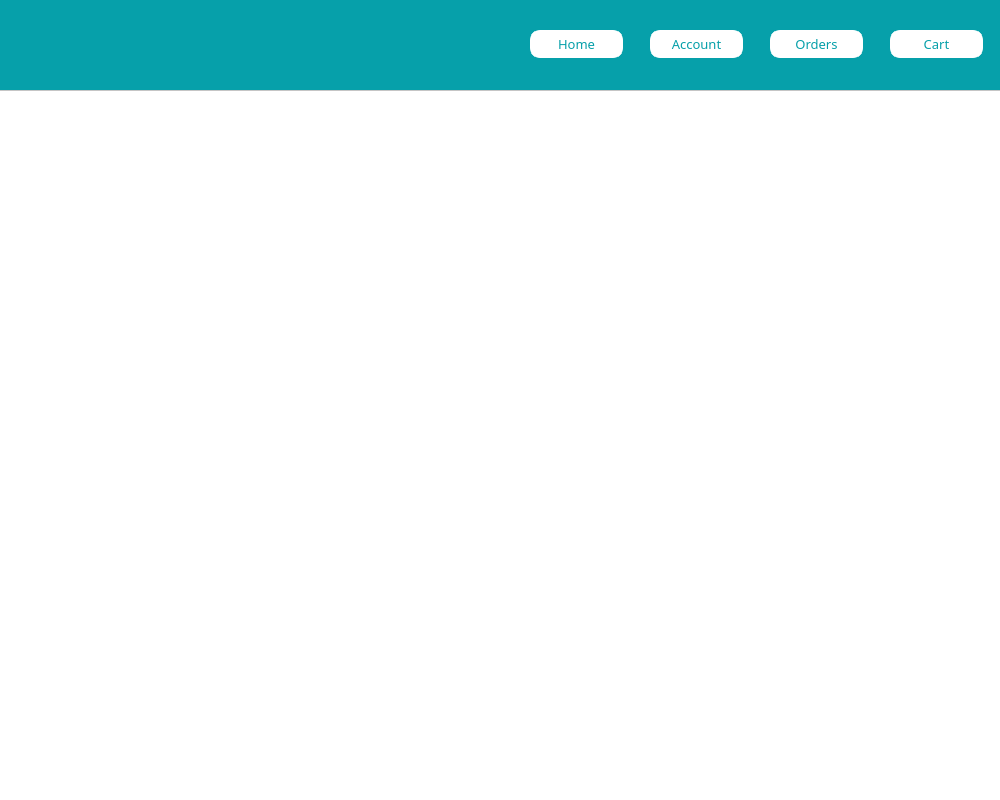
<?xml version="1.0" encoding="UTF-8"?>
<ui version="4.0">
 <class>category_window</class>
 <widget class="QMainWindow" name="category_window">
  <property name="geometry">
   <rect>
    <x>0</x>
    <y>0</y>
    <width>1000</width>
    <height>800</height>
   </rect>
  </property>
  <property name="minimumSize">
   <size>
    <width>1000</width>
    <height>800</height>
   </size>
  </property>
  <property name="maximumSize">
   <size>
    <width>1000</width>
    <height>800</height>
   </size>
  </property>
  <property name="windowTitle">
   <string>B3B3 - Category</string>
  </property>
  <property name="windowIcon">
   <iconset>
    <normaloff>../../../../pyqt5/MATELRIAL/IMG/Logo.jpg</normaloff>../../../../pyqt5/MATELRIAL/IMG/Logo.jpg</iconset>
  </property>
  <property name="styleSheet">
   <string notr="true">background-color: rgb(255, 255, 255);</string>
  </property>
  <widget class="QWidget" name="centralwidget">
   <widget class="QLabel" name="category_category1_label">
    <property name="geometry">
     <rect>
      <x>30</x>
      <y>220</y>
      <width>200</width>
      <height>200</height>
     </rect>
    </property>
    <property name="text">
     <string/>
    </property>
    <property name="pixmap">
     <pixmap>../../../../pyqt5/MATELRIAL/IMG/catergory1-electronics.jpg</pixmap>
    </property>
    <property name="scaledContents">
     <bool>true</bool>
    </property>
   </widget>
   <widget class="QLabel" name="category_category2_label">
    <property name="geometry">
     <rect>
      <x>270</x>
      <y>220</y>
      <width>200</width>
      <height>200</height>
     </rect>
    </property>
    <property name="text">
     <string/>
    </property>
    <property name="pixmap">
     <pixmap>../../../../pyqt5/MATELRIAL/IMG/catergory1-electronics.jpg</pixmap>
    </property>
    <property name="scaledContents">
     <bool>true</bool>
    </property>
   </widget>
   <widget class="QLabel" name="category_category3_label">
    <property name="geometry">
     <rect>
      <x>510</x>
      <y>220</y>
      <width>200</width>
      <height>200</height>
     </rect>
    </property>
    <property name="text">
     <string/>
    </property>
    <property name="pixmap">
     <pixmap>../../../../pyqt5/MATELRIAL/IMG/catergory1-electronics.jpg</pixmap>
    </property>
    <property name="scaledContents">
     <bool>true</bool>
    </property>
   </widget>
   <widget class="QLabel" name="category_category4_label">
    <property name="geometry">
     <rect>
      <x>750</x>
      <y>220</y>
      <width>200</width>
      <height>200</height>
     </rect>
    </property>
    <property name="text">
     <string/>
    </property>
    <property name="pixmap">
     <pixmap>../../../../pyqt5/MATELRIAL/IMG/catergory1-electronics.jpg</pixmap>
    </property>
    <property name="scaledContents">
     <bool>true</bool>
    </property>
   </widget>
   <widget class="QLabel" name="category_category7_label">
    <property name="geometry">
     <rect>
      <x>510</x>
      <y>470</y>
      <width>200</width>
      <height>200</height>
     </rect>
    </property>
    <property name="text">
     <string/>
    </property>
    <property name="pixmap">
     <pixmap>../../../../pyqt5/MATELRIAL/IMG/catergory1-electronics.jpg</pixmap>
    </property>
    <property name="scaledContents">
     <bool>true</bool>
    </property>
   </widget>
   <widget class="QLabel" name="category_category6_label">
    <property name="geometry">
     <rect>
      <x>270</x>
      <y>470</y>
      <width>200</width>
      <height>200</height>
     </rect>
    </property>
    <property name="text">
     <string/>
    </property>
    <property name="pixmap">
     <pixmap>../../../../pyqt5/MATELRIAL/IMG/catergory1-electronics.jpg</pixmap>
    </property>
    <property name="scaledContents">
     <bool>true</bool>
    </property>
   </widget>
   <widget class="QLabel" name="category_category8_label">
    <property name="geometry">
     <rect>
      <x>750</x>
      <y>470</y>
      <width>200</width>
      <height>200</height>
     </rect>
    </property>
    <property name="text">
     <string/>
    </property>
    <property name="pixmap">
     <pixmap>../../../../pyqt5/MATELRIAL/IMG/catergory1-electronics.jpg</pixmap>
    </property>
    <property name="scaledContents">
     <bool>true</bool>
    </property>
   </widget>
   <widget class="QLabel" name="category_category5_label">
    <property name="geometry">
     <rect>
      <x>30</x>
      <y>470</y>
      <width>200</width>
      <height>200</height>
     </rect>
    </property>
    <property name="text">
     <string/>
    </property>
    <property name="pixmap">
     <pixmap>../../../../pyqt5/MATELRIAL/IMG/catergory1-electronics.jpg</pixmap>
    </property>
    <property name="scaledContents">
     <bool>true</bool>
    </property>
   </widget>
   <widget class="QFrame" name="frame">
    <property name="geometry">
     <rect>
      <x>-10</x>
      <y>0</y>
      <width>1111</width>
      <height>91</height>
     </rect>
    </property>
    <property name="frameShape">
     <enum>QFrame::StyledPanel</enum>
    </property>
    <property name="frameShadow">
     <enum>QFrame::Raised</enum>
    </property>
    <widget class="QPushButton" name="category_account_pushButton">
     <property name="geometry">
      <rect>
       <x>660</x>
       <y>30</y>
       <width>93</width>
       <height>28</height>
      </rect>
     </property>
     <property name="font">
      <font>
       <family>Sans Serif Collection</family>
       <pointsize>10</pointsize>
      </font>
     </property>
     <property name="styleSheet">
      <string notr="true">border: 5px solid white;
background-color: rgb(255, 255, 255);
color: rgb(5, 159, 169);
border-radius:10px;
</string>
     </property>
     <property name="text">
      <string>Account</string>
     </property>
     <property name="icon">
      <iconset>
       <normaloff>../../../../pyqt5/MATELRIAL/IMG/icons8-male-user-24.png</normaloff>../../../../pyqt5/MATELRIAL/IMG/icons8-male-user-24.png</iconset>
     </property>
     <property name="iconSize">
      <size>
       <width>20</width>
       <height>20</height>
      </size>
     </property>
    </widget>
    <widget class="QLabel" name="category_b3b3Logo_label">
     <property name="geometry">
      <rect>
       <x>30</x>
       <y>10</y>
       <width>80</width>
       <height>80</height>
      </rect>
     </property>
     <property name="styleSheet">
      <string notr="true">background-color: transparent;</string>
     </property>
     <property name="text">
      <string/>
     </property>
     <property name="pixmap">
      <pixmap>../../../../pyqt5/MATELRIAL/IMG/Logo.jpg</pixmap>
     </property>
     <property name="scaledContents">
      <bool>true</bool>
     </property>
    </widget>
    <widget class="QLabel" name="category_background_label">
     <property name="geometry">
      <rect>
       <x>0</x>
       <y>0</y>
       <width>1121</width>
       <height>90</height>
      </rect>
     </property>
     <property name="styleSheet">
      <string notr="true">background-color:rgb(6, 160, 170);</string>
     </property>
     <property name="text">
      <string/>
     </property>
    </widget>
    <widget class="QPushButton" name="category_home_pushButton">
     <property name="geometry">
      <rect>
       <x>540</x>
       <y>30</y>
       <width>93</width>
       <height>28</height>
      </rect>
     </property>
     <property name="font">
      <font>
       <family>Sans Serif Collection</family>
       <pointsize>10</pointsize>
      </font>
     </property>
     <property name="styleSheet">
      <string notr="true">border: 5px solid white;
background-color: rgb(255, 255, 255);
color: rgb(5, 159, 169);
border-radius:10px;
</string>
     </property>
     <property name="text">
      <string>Home</string>
     </property>
     <property name="icon">
      <iconset>
       <normaloff>../../../../pyqt5/MATELRIAL/IMG/icons8-home-1000.png</normaloff>../../../../pyqt5/MATELRIAL/IMG/icons8-home-1000.png</iconset>
     </property>
     <property name="iconSize">
      <size>
       <width>20</width>
       <height>20</height>
      </size>
     </property>
    </widget>
    <widget class="QPushButton" name="category_orders_pushButton">
     <property name="geometry">
      <rect>
       <x>780</x>
       <y>30</y>
       <width>93</width>
       <height>28</height>
      </rect>
     </property>
     <property name="font">
      <font>
       <family>Sans Serif Collection</family>
       <pointsize>10</pointsize>
      </font>
     </property>
     <property name="styleSheet">
      <string notr="true">border: 5px solid white;
background-color: rgb(255, 255, 255);
color: rgb(5, 159, 169);
border-radius:10px;
</string>
     </property>
     <property name="text">
      <string>Orders</string>
     </property>
     <property name="icon">
      <iconset>
       <normaloff>../../../../pyqt5/MATELRIAL/IMG/orders.jpg</normaloff>../../../../pyqt5/MATELRIAL/IMG/orders.jpg</iconset>
     </property>
     <property name="iconSize">
      <size>
       <width>30</width>
       <height>30</height>
      </size>
     </property>
    </widget>
    <widget class="QPushButton" name="category_cart_pushButton">
     <property name="geometry">
      <rect>
       <x>900</x>
       <y>30</y>
       <width>93</width>
       <height>28</height>
      </rect>
     </property>
     <property name="font">
      <font>
       <family>Sans Serif Collection</family>
       <pointsize>10</pointsize>
      </font>
     </property>
     <property name="styleSheet">
      <string notr="true">border: 5px solid white;
background-color: rgb(255, 255, 255);
color: rgb(5, 159, 169);
border-radius:10px;
</string>
     </property>
     <property name="text">
      <string>Cart</string>
     </property>
     <property name="icon">
      <iconset>
       <normaloff>../../../../pyqt5/MATELRIAL/IMG/icons8-cart-48.png</normaloff>../../../../pyqt5/MATELRIAL/IMG/icons8-cart-48.png</iconset>
     </property>
     <property name="iconSize">
      <size>
       <width>30</width>
       <height>30</height>
      </size>
     </property>
    </widget>
    <zorder>category_background_label</zorder>
    <zorder>category_account_pushButton</zorder>
    <zorder>category_b3b3Logo_label</zorder>
    <zorder>category_home_pushButton</zorder>
    <zorder>category_orders_pushButton</zorder>
    <zorder>category_cart_pushButton</zorder>
   </widget>
  </widget>
 </widget>
 <resources/>
 <connections/>
</ui>
